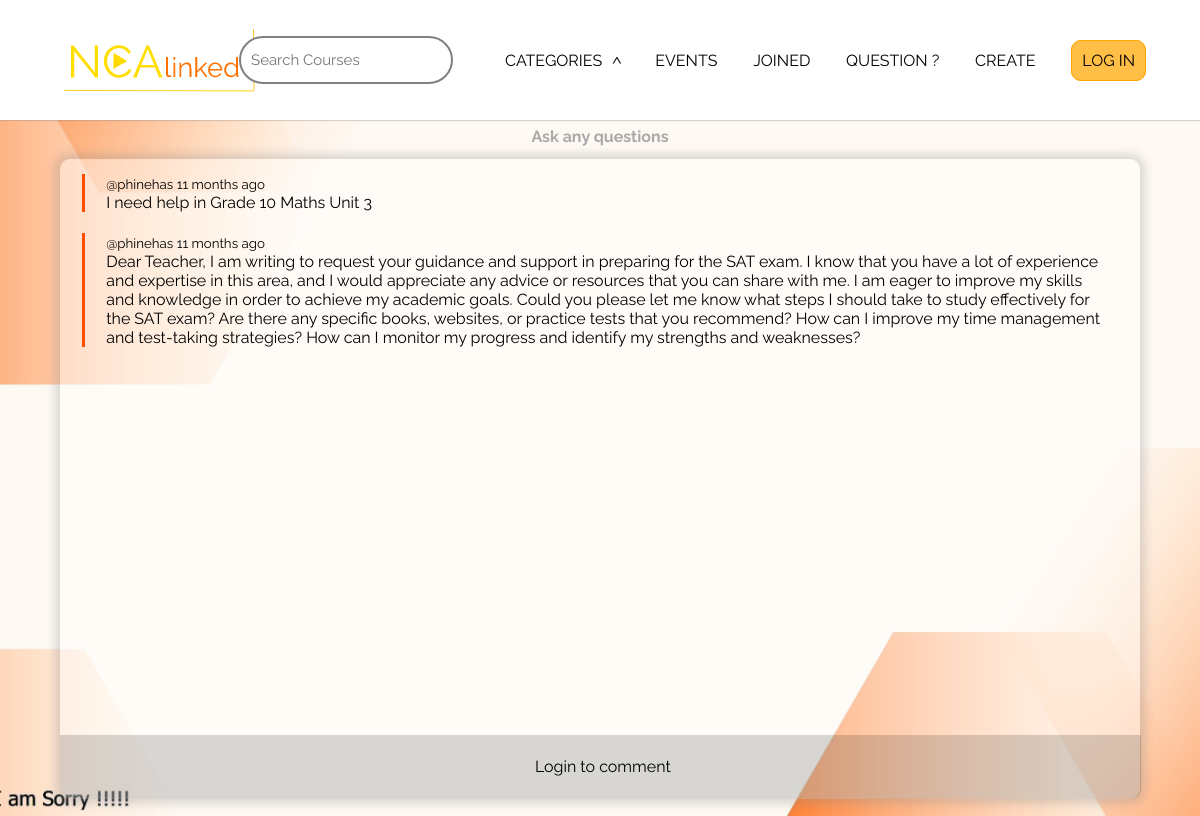
The page /Ask/ on the database its author committed.
### base/models.py (models this page shows, shortened)
class Chat(models.Model):
    user = models.ForeignKey(User, on_delete=models.CASCADE)
    body = models.TextField()
    updated = models.DateTimeField(auto_now=True)
    created = models.DateTimeField(auto_now_add=True)
    class Meta():
        ordering = ['-created', '-updated']

### base/views.py (the view)
# urls.py: path('Ask/', views.Ask, name='Ask'),
def Ask(request):
    categories = Category.objects.all()
    messages = Chat.objects.all()
    if request.method == 'POST':
        message = Chat.objects.create(
            user = request.user,
            body = request.POST.get('body') ##imported from room.html in input(named body)
        )
        return redirect('Ask')
    context = {'categories':categories, 'messages':messages}
    return render(request, 'Ask.html', context)

### templates/Ask.html (shortened to what this page needs)
{% load static %}
<!DOCTYPE html>
<html lang="en">
<head>
    <link rel="stylesheet" href="{% static 'css/homepage.css' %}">
    <link rel="stylesheet" href="{% static 'css/Ask.css' %}">
</head>
<body>
    {% include 'navbar.html' %}
    <section>
        <h1>Ask any questions</h1>
        <div class="main-chat-wrapper">
            <div style="overflow-y: scroll; height: 72vh; width: 100%;">
                {% if messages %}
                    {% for message in messages %}
                        <div class="message-holder-div">
                            <small>@{{message.user}} {{message.created|timesince}} ago</small>
                            <p style="font-size: 1rem;">{{message.body}}</p>
                        </div>
                    {% endfor %}
                    {% else %}
                    <div class="placeholder">
                        <p>No questions yet</p>
                    </div>
                {% endif %}
            </div>
            {% if request.user.is_authenticated %}
            <div class="message-box">
                <form action="" method="POST">
                    {% csrf_token %}
                    <input class="message-input" name="body" type="text" id="body" placeholder="Type here and press enter to send....">
                </form>
            </div>
            {% else%}
            <div class="message-box">
                Login to comment
            </div>
            {% endif %}
        </div>
    </section>
</body>
</html>

### base/static/css/homepage.css (style rules this page uses)
body { font-family: 'Raleway', sans-serif; background-image: url("/static/images/bodybackground.jpg"); background-repeat: repeat; background-position: bottom; background-size: cover; }
body,p { margin: 0; }

### base/static/css/Ask.css (style rules this page uses)
section { height: 90vh; width: 100%; display: flex; align-items: center; justify-content: center; padding-top: 12vh; flex-direction: column; }
section > h1 { font-size: 16px; color: darkgray; }
.main-chat-wrapper { height: 80vh; width: 90%; box-shadow: 0px 0px 10px 5px rgba(128, 128, 128, 0.274); position: relative; background-color: rgba(255, 255, 255, 0.384); border-radius: 10px; }
.message-box { position: absolute; bottom: 0%; width: 99.6%; height: 8vh; display: flex; justify-content: center; align-items: center; padding-left: 5px; background-color: rgba(0, 0, 0, 0.151); border-bottom-left-radius: 10px; border-bottom-right-radius: 10px; }
.message-holder-div { margin-left: 2%; border-left: 3px solid rgb(255, 77, 0); margin-top: 15px; padding-left: 2%; width: 93%; overflow: -moz-hidden-unscrollable; margin-bottom: 2%; }

### rows shown on the page
Chat: user "phinehas", created "11 months", body "I need help in Grade 10 Maths Unit 3"
Chat: user "phinehas", created "11 months", body "Dear Teacher, I am writing to request your guidance and support in preparing for the SAT exam. I know that you have a lot of experience and expertise in this area, and I would appreciate any advice or resources that you can share with me. I am eager to improve my skills and knowledge in order to achieve my academic goals. Could you please let me know what steps I should take to study effectively for the SAT exam? Are there any specific books, websites, or practice tests that you recommend? How can I improve my time management and test-taking strategies? How can I monitor my progress and identify my strengths and weaknesses?"
